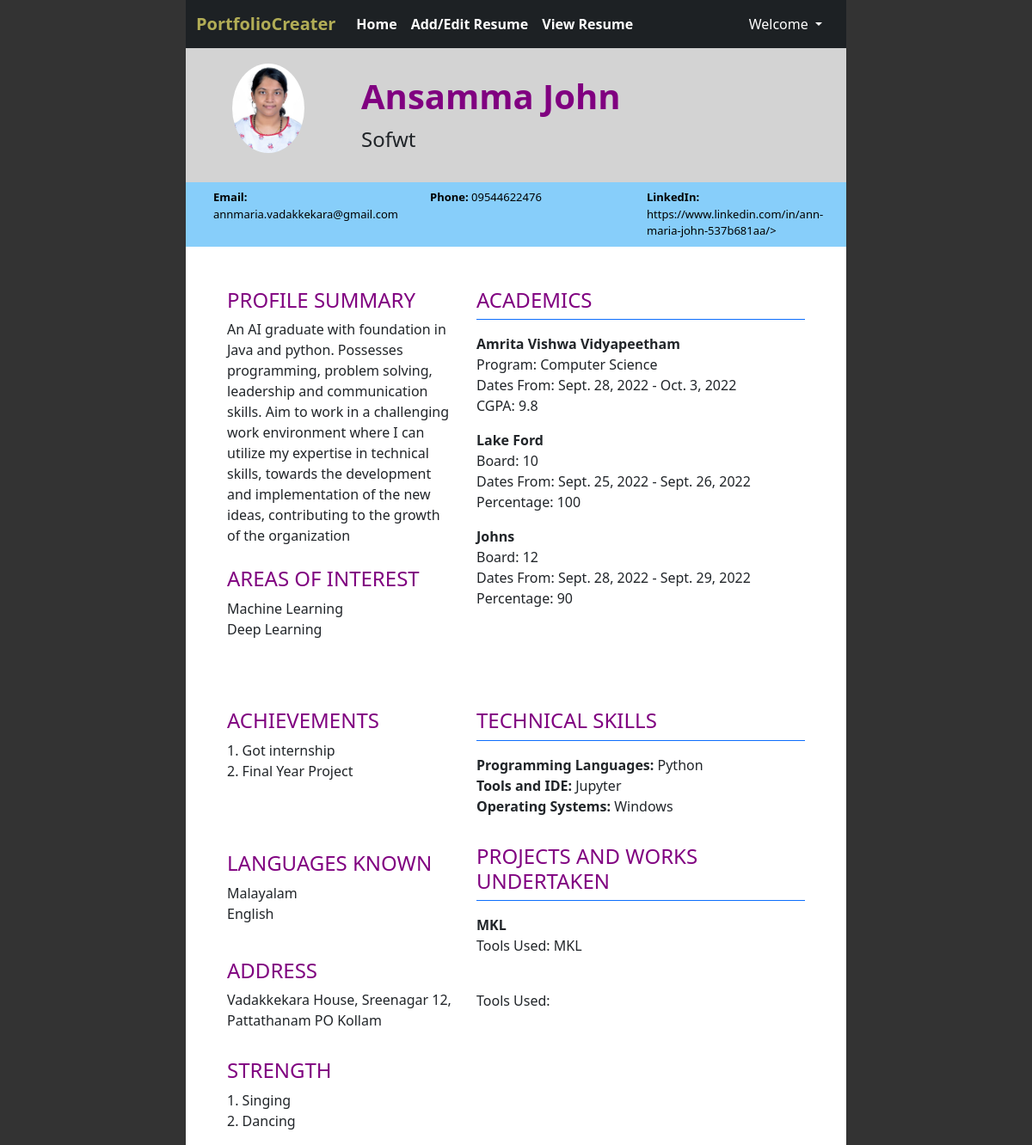
Screenshot of /resume/ with the database file from the repository.
### ResumeApp/models.py (models this page shows, shortened)
class Information(models.Model):
    user=models.CharField(max_length=50, default='')
    name=models.CharField(max_length=50, default='')
    title=models.CharField(max_length=50, default='')
    email=models.EmailField()
    mobile=models.CharField(max_length=50, default='')
    linkedIn=models.CharField(max_length=50, default='')
    profile=models.CharField(max_length=50, default='')
    academics_1_institute=models.CharField(max_length=50, default='')
    academics_1_program=models.CharField(max_length=50, default='')
    academics_1_startDate=models.DateField()
    academics_1_endDate=models.DateField()
    academics_1_mark=models.CharField(max_length=50, default='')
    academics_2_institute=models.CharField(max_length=50, default='')
    academics_2_program=models.CharField(max_length=50, default='')
    academics_2_startDate=models.DateField()
    academics_2_endDate=models.DateField()
    academics_2_mark=models.CharField(max_length=50, default='')
    academics_3_institute=models.CharField(max_length=50, default='')
    academics_3_program=models.CharField(max_length=50, default='')
    academics_3_startDate=models.DateField()
    academics_3_endDate=models.DateField()
    academics_3_mark=models.CharField(max_length=50, default='')
    areasOfInterest1=models.CharField(max_length=50, default='')
    areasOfInterest2=models.CharField(max_length=50, default='')
    areasOfInterest3=models.CharField(max_length=50, default='')
    areasOfInterest4=models.CharField(max_length=50, default='')
    paper_1=models.CharField(max_length=50, default='')
    paper_2=models.CharField(max_length=50, default='')
    programmingLanguages=models.CharField(max_length=50, default='')
    tools=models.CharField(max_length=50, default='')
    os=models.CharField(max_length=50, default='')
    project1_title=models.CharField(max_length=50, default='')
    project1_toolUsed=models.CharField(max_length=50, default='')
    project2_title=models.CharField(max_length=50, default='')
    project2_toolUsed=models.CharField(max_length=50, default='')
    project3_title=models.CharField(max_length=50, default='')
    project3_toolUsed=models.CharField(max_length=50, default='')
    project4_title=models.CharField(max_length=50, default='')
    project4_toolUsed=models.CharField(max_length=50, default='')
    address=models.CharField(max_length=50, default='')
    achievement1=models.CharField(max_length=50, default='')
    achievement2=models.CharField(max_length=50, default='')
    achievement3=models.CharField(max_length=50, default='')
    achievement4=models.CharField(max_length=50, default='')
    strength1=models.CharField(max_length=50, default='')
    strength2=models.CharField(max_length=50, default='')
    strength3=models.CharField(max_length=50, default='')
    strength4=models.CharField(max_length=50, default='')
    strength5=models.CharField(max_length=50, default='')
    strength6=models.CharField(max_length=50, default='')
    strength7=models.CharField(max_length=50, default='')
    strength8=models.CharField(max_length=50, default='')
    language1=models.CharField(max_length=50, default='')
    language2=models.CharField(max_length=50, default='')
    language3=models.CharField(max_length=50, default='')

### ResumeApp/views.py (the view, shortened to what this page needs)
# urls.py: path('resume/', views.resume, name='resume',),
def resume(request):
    if request.user:
        my_dict={'var1': 'Welcome '+request.user.username,
            'var2': 'Start Creating Your Own Porfolio',
            'var3': 'Add/Edit Resume',
            'var4':  'View Resume',
            'var5':'Logout',
            'var6':' ',
            'var7':'Create Portfolio',
            'var8': ' '}
    if Information.objects.filter(user=request.user.username).exists():
        for i in Information.objects.filter(user=request.user.username):
            dictionary={"name":i.name, 'image':' ', 'title':i.title, 'email': i.email,
                        'mobile':i.mobile, 'linkedIn': i.linkedIn, 'profile': i.profile,
                        'academics_1_institute':i.academics_1_institute, 'academics_1_program':i.academics_1_program, 'academics_1_startDate':i.academics_1_startDate, 'academics_1_endDate':i.academics_1_endDate, 'academics_1_mark':i.academics_1_mark,
                        'academics_2_institute':i.academics_2_institute, 'academics_2_program':i.academics_2_program, 'academics_2_startDate':i.academics_2_startDate, 'academics_2_endDate':i.academics_2_endDate, 'academics_2_mark':i.academics_2_mark,
                        'academics_3_institute':i.academics_3_institute, 'academics_3_program':i.academics_3_program, 'academics_3_startDate':i.academics_3_startDate, 'academics_3_endDate':i.academics_3_endDate, 'academics_3_mark':i.academics_3_mark,
                        'areasOfInterest1':i.areasOfInterest1, 'areasOfInterest2':i.areasOfInterest2, 'areasOfInterest3':i.areasOfInterest3, 'areasOfInterest4': i.areasOfInterest4,
                        'paper_1':i.paper_1, 'paper_2':i.paper_2,
                        'programmingLanguages':i.programmingLanguages, 'tools':i.tools, 'os':i.os,
                        'project1_title':i.project1_title, 'project1_toolUsed':i.project1_toolUsed,
                        'project2_title':i.project2_title, 'project2_toolUsed':i.project2_toolUsed,
                        'project3_title':i.project3_title, 'project3_toolUsed':i.project3_toolUsed,
                        'project4_title':i.project4_title, 'project4_toolUsed':i.project4_toolUsed,
                        'address': i.address,
                        'achievement1':i.achievement1, 'achievement2':i.achievement2, 'achievement3':i.achievement3, 'achievement4':i.achievement4,
                        'strength1':i.strength1, 'strength2':i.strength2, 'strength3':i.strength3, 'strength4':i.strength4,
                        'strength5':i.strength5, 'strength6':i.strength6, 'strength7':i.strength7, 'strength8':i.strength8,
                        'language1':i.language1, 'language2':i.language2, 'language3':i.language3}
        return render(request, 'resume.html', dictionary)
    else:
        return render(request, 'noResume.html', my_dict)

### templates/resume.html (shortened to what this page needs)
{% load static %}
<!DOCTYPE html>
<html lang="en-US">
  <head>
    <link rel="stylesheet" href="https://cdn.jsdelivr.net/npm/bootstrap@5.1.3/dist/css/bootstrap.min.css">
    <link rel="stylesheet" type="text/css" href="{% static 'style.css' %}"></link>
  </head>
  <nav class="navbar navbar-expand-lg navbar-light" style="background-color:#1d2124">
    <div class="container-fluid">
      <a class="navbar-brand" style="font-weight:bold; color:#b2ad56;">PortfolioCreater</a>
      <div class="collapse navbar-collapse" id="navbarSupportedContent">
        <ul class="navbar-nav me-auto mb-2 mb-lg-0">
          <li class="nav-item">
            <a href="/homePage/" class="nav-link navactive  " style="color:white; font-weight: bold;" aria-current="page">Home</a>
          </li>
            <li class="nav-item">
                <a href="/fill/" class="nav-link navactive  " style="color:white; font-weight: bold;" aria-current="page">Add/Edit Resume</a>
            </li>
            <li class="nav-item">
                <a href="/resume/" class="nav-link navactive  " style="color:white; font-weight: bold;" aria-current="page">View Resume</a>
            </li>
        </ul>
        <ul class="nav nav-pills justify-content-end ml-auto">
          <li class="nav-item dropdown">
            <a class="nav-link dropdown-toggle navactive text-white" href="#" id="navbarDropdown" role="button" data-toggle="dropdown" aria-expanded="false">Welcome {{user.username}}</a>
          </li>
        </ul>
      </div>
    </div>
  </nav>
  <body style="background-color: #333;" >
      <div class="container py-3" id="headerContainer">
        <div class="row">
          <div class="col-md-3 text-md-center text-center mb-3">
            <img class="rounded-circle " src="{% static 'image.jpeg' %}" alt="Profile Photo" width="50%">
          </div>
          <div class="col-md-9 text-md-start mt-3 ">
            <h1 class="fw-bold" >{{ name }}</h1>
            <p class="fw-normal fs-4">{{ title }}</p>
          </div>
        </div>
      </div>
      <div class="container" id="headerNavigation">
        <div class="row">
          <nav class="nav mx-3">
            <div class="col-md">
              <a class="nav-link text-black" href=""><b>Email: </b>{{ email }}</a>
            </div>
            <div class="col-md">
              <a class="nav-link disabled text-black"><b>Phone: </b> {{ mobile }}<br/></a>
            </div>
            <div class="col-md">
              <a class="nav-link text-black" href="https://www.linkedin.com/in/ann-maria-john-537b681aa/"><b>LinkedIn: </b>{{ linkedIn }}></a>
            </div>
          </nav>
        </div>
      </div>
    <main class="container px-5">
      <div class="row">
        <div class="col-md-5 mt-5 ml-3">
          <h4> PROFILE SUMMARY</h4>
          <p >{{ profile }}
          </p>
          <h4 class="mt-4">AREAS OF INTEREST</h4>
          <p>
            {{ areasOfInterest1 }}</br>
            {{ areasOfInterest2 }}</br>
          </p>
        </div>
        <div class="col-md-7 mt-5">
          <h4> ACADEMICS </h4>
          <p class="border-top border-primary pt-3 ">
              <b>{{ academics_1_institute }}</b><br/>
              Program: {{ academics_1_program }} <br/>
              Dates From: {{ academics_1_startDate }} - {{ academics_1_endDate }}<br/>
              CGPA: {{ academics_1_mark }}
          </p>
          <p>
            <b>{{ academics_2_institute }}</b><br/>
            Board: {{ academics_2_program }}<br/>
            Dates From: {{ academics_2_startDate }} - {{ academics_2_endDate }}<br/>
            Percentage: {{ academics_2_mark }}
        </p>
          <p>
              <b>{{ academics_3_institute }}</b><br/>
              Board: {{ academics_3_program }}<br/>
              Dates From: {{ academics_3_startDate }} - {{ academics_3_endDate }}<br/>
              Percentage: {{ academics_3_mark }}
          </p>
        </div>
      </div>
      <div class="row">
        <div class="col-md-5 mt-3">
          <h4>ACHIEVEMENTS</h4>
          <p>
            1. {{ achievement1 }}</br>
            {% if achievement2 %}
              2. {{ achievement2 }}</br>
            {% elif achievement3 %}
              3. {{ achievement3 }}</br>
            {% elif achievement4 %}
              4. {{ achievement4 }}
            {% endif %}
          </p>
        </div>
        <div class="col-md-7 mt-3">
          <h4>TECHNICAL SKILLS</h4>
          <p class="border-top border-primary pt-3">
            <b>Programming Languages: </b>{{ programmingLanguages }}<br/>
            <b>Tools and IDE: </b>{{ tools }}<br/>
            <b>Operating Systems: </b>{{ os }}
          </p>
        </div>
      </div>
      <div class="row">
        <div class="col-md-5">
          <h4 class="mt-4">LANGUAGES KNOWN</h4>
          <p>
            {{ language1 }}</br>
            {{ language2 }}</br>
          </p>
          <h4 class="mt-2">ADDRESS</h4>
          <p>{{ address }}
          </p>
        </div>
        <div class="col-md-7 mt-3">
          <h4 style="color: purple"> PROJECTS AND WORKS UNDERTAKEN </h4>
          <p class="border-top border-primary pt-3">
            <b>{{ project1_title }}</b><br/>
            Tools Used: {{ project1_toolUsed }}
          </p>
          <p>
            <b>{{ project2_title }}</b><br/>
            Tools Used: {{ project2_toolUsed }}
          </p>
        </div>
      </div>
      <div class="row">
        <div class="col-md-5 mt-3">
          <h4>STRENGTH</h4>
          <p>
            1. {{ strength1 }}</br>
            2. {{ strength2 }}</br>
          </p>
        </div>
        <div class="col-md-7 mt-3">
        </div>
      </div>
    </main>
  </body>
</html>

### static/style.css (style rules this page uses)
* { font-family:system-ui, -apple-system, BlinkMacSystemFont, 'Segoe UI', Roboto, Oxygen, Ubuntu, Cantarell, 'Open Sans', 'Helvetica Neue', sans-serif }
body { padding-right: 18%; padding-left: 18%; }
#headerContainer { background-color: lightgray; }
.mb-3 { display: flex; align-items: center; justify-content: center; }
#headerNavigation { background-color: lightskyblue; font-size: small; padding: auto 2% auto; }
main { background-color: white; }
h1, h2, h3, h4, h5, h6 { color: purple; }

### rows the page displays
Information: name "Ansamma John", title "Sofwt", email "annmaria.vadakkekara@gmail.com", mobile "09544622476", linkedIn "https://www.linkedin.com/in/ann-maria-john-537b681aa/", profile "An AI graduate with foundation in Java and python. Possesses programming, problem solving, leadership and communication skills. Aim to work in a challenging work environment where I can utilize my expertise in technical skills, towards the development and implementation of the new ideas, contributing to the growth of the organization", areasOfInterest1 "Machine Learning", areasOfInterest2 "Deep Learning", academics_1_institute "Amrita Vishwa Vidyapeetham", academics_1_program "Computer Science", academics_1_startDate "Sept. 28, 2022", academics_1_endDate "Oct. 3, 2022", academics_1_mark "9.8", academics_2_institute "Lake Ford", academics_2_program "10", academics_2_startDate "Sept. 25, 2022", academics_2_endDate "Sept. 26, 2022", academics_2_mark "100", academics_3_institute "Johns", academics_3_program "12", academics_3_startDate "Sept. 28, 2022", academics_3_endDate "Sept. 29, 2022", academics_3_mark "90", achievement1 "Got internship", achievement2 "Final Year Project", programmingLanguages "Python", tools "Jupyter", os "Windows", language1 "Malayalam", language2 "English", address "Vadakkekara House, Sreenagar 12, Pattathanam PO Kollam", project1_title "MKL", project1_toolUsed "MKL", strength1 "Singing", strength2 "Dancing"
